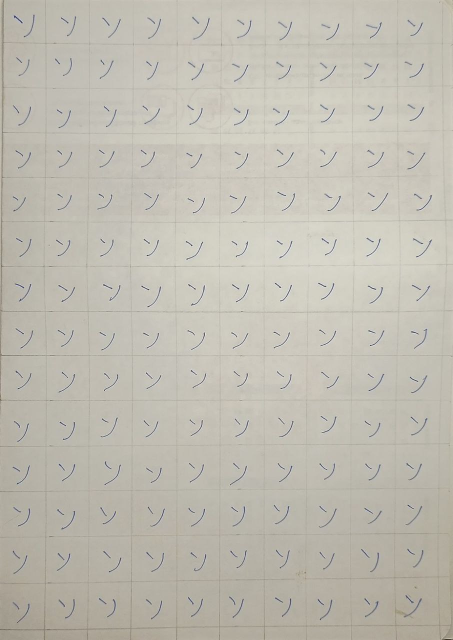
#> input picture lab-01/data-raw/4.jpeg, 905 x 1280 px, found by its file name (shown at 1/2 size)
$ jupyter execute data-raw-to-prepared-4.ipynb
#> lines starting #> are read from the running program, lines starting #| are printed output that depends on the picture; after the words box and inside, x2 and y2 are one past the last pixel; in counts of white or black regions, pixels touching at a corner belong together
[cell 1]
import os

import cv2
import numpy as np
from matplotlib import pyplot as plt

plt.rcParams['figure.dpi'] = 250
plt.rcParams['savefig.dpi'] = 250

[cell 2]
file_name = './data-raw/4.jpeg'
source_img = cv2.imread(file_name, cv2.IMREAD_COLOR)
#> source_img is the input picture: shape (1280, 905, 3); mean B, G, R 177.7, 188.5, 191.9
plt.imshow(source_img)

[cell 3]
img = cv2.cvtColor(source_img, cv2.COLOR_BGR2GRAY)
h, w = img.shape
#> h = 1280; w = 905
plt.imshow(img, cmap='gray')

[cell 4]
_, img_bin = cv2.threshold(img, 150, 255, cv2.THRESH_BINARY_INV)
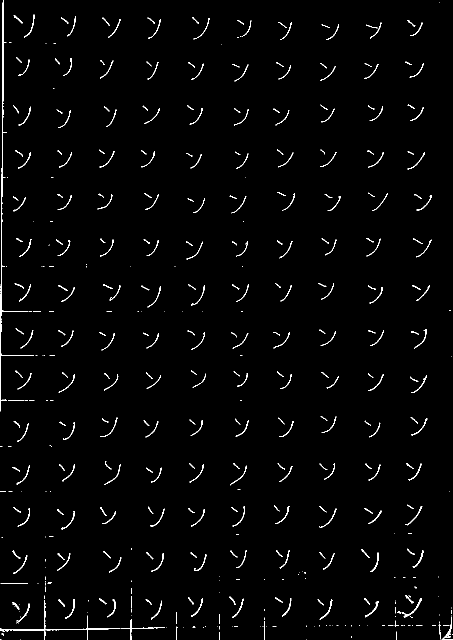
#> img_bin: shape (1280, 905) (shown at 1/2 size); 1.7% white in thin lines or dots
plt.imshow(img_bin, cmap='gray')

[cell 5]
cropped = img_bin[1150:h, 0:100]
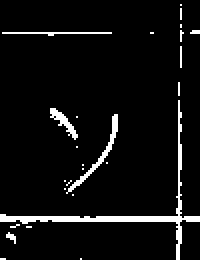
#> cropped: shape (130, 100) (shown 2 times larger); 5.8% white in thin lines or dots

plt.rcParams['figure.dpi'] = 150
plt.rcParams['savefig.dpi'] = 150

plt.imshow(cropped, cmap='gray')

[cell 6]
# чистим грязь
kernel = np.ones((2,2), np.uint8)
cropped = cv2.morphologyEx(cropped, cv2.MORPH_OPEN, kernel)
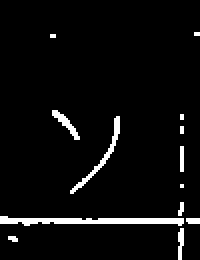
#> cropped: shape (130, 100) (shown 2 times larger); 4.6% white; 13 white regions (7 under 20 px), largest, box (x1, y1, x2, y2) and area: (0, 108, 92, 113) 274, (35, 58, 60, 97) 116, (26, 55, 40, 70) 63, (89, 114, 92, 130) 37, (90, 73, 92, 86) 26, (93, 109, 100, 112) 20
plt.imshow(cropped, cmap='gray')

[cell 7]
cropped_only_symbol = cropped[40:100, 15:70]
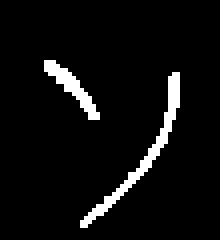
#> cropped_only_symbol: shape (60, 55) (shown 4 times larger); 5.4% white in thin lines or dots, all inside (x1, y1, x2, y2) = (11, 15, 45, 57)
plt.imshow(cropped_only_symbol, cmap='gray')

[cell 8]
cleaned_cropped = np.zeros(cropped.shape, dtype="uint8")
cleaned_cropped[40:100, 15:70] = cropped_only_symbol
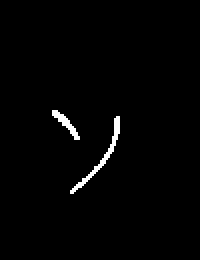
#> cleaned_cropped: shape (130, 100) (shown 2 times larger); 1.4% white in thin lines or dots, all inside (x1, y1, x2, y2) = (26, 55, 60, 97)
plt.imshow(cleaned_cropped, cmap='gray')

[cell 9]
img_bin[1150:h, 0:100] = cleaned_cropped
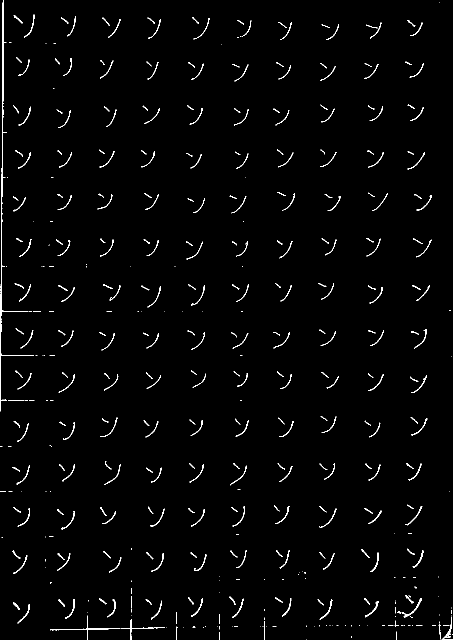
#> img_bin: shape (1280, 905) (shown at 1/2 size); 1.7% white in thin lines or dots

plt.rcParams['figure.dpi'] = 250
plt.rcParams['savefig.dpi'] = 250
plt.imshow(img_bin, cmap='gray')

[cell 10]
img_bin = cv2.morphologyEx(img_bin, cv2.MORPH_CLOSE, kernel=np.ones((2,2), np.uint8), iterations=3)
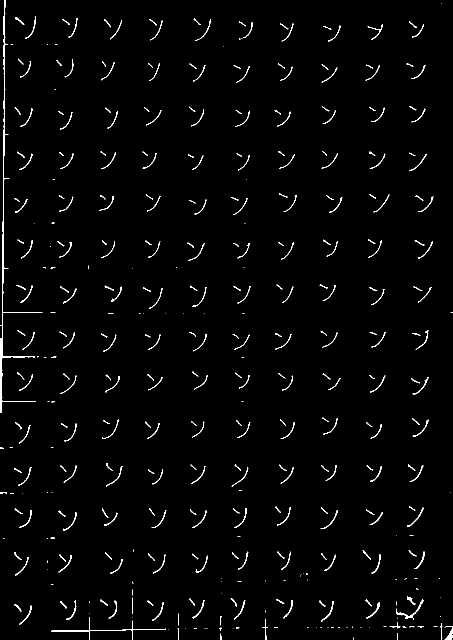
#> img_bin: shape (1280, 905) (shown at 1/2 size); 1.7% white in thin lines or dots
plt.imshow(img_bin, cmap='gray')

[cell 11]
cropped = img_bin[1150:, 780:]
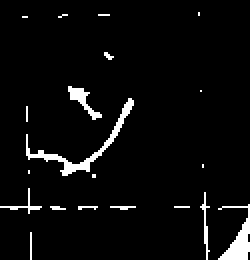
#> cropped: shape (130, 125) (shown 2 times larger); 4.5% white; 20 white regions (15 under 20 px), largest, box (x1, y1, x2, y2) and area: (13, 49, 67, 88) 254, (109, 102, 125, 130) 182, (34, 43, 51, 60) 92, (100, 96, 105, 130) 50, (0, 94, 21, 107) 42

plt.rcParams['figure.dpi'] = 150
plt.rcParams['savefig.dpi'] = 150

plt.imshow(cropped, cmap='gray')

[cell 12]
# чистим грязь
kernel = np.ones((2,2), np.uint8)
cropped = cv2.morphologyEx(cropped, cv2.MORPH_OPEN, kernel)
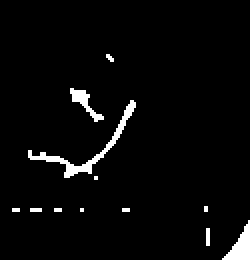
#> cropped: shape (130, 125) (shown 2 times larger); 3.4% white; 12 white regions (9 under 20 px), largest, box (x1, y1, x2, y2) and area: (14, 50, 68, 89) 244, (111, 110, 125, 130) 132, (35, 44, 52, 61) 91
plt.imshow(cropped, cmap='gray')

[cell 13]
img_bin[1150:, 780:] = cropped
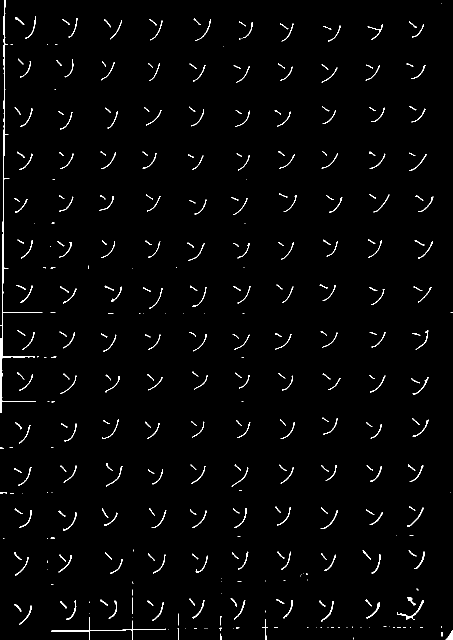
#> img_bin: shape (1280, 905) (shown at 1/2 size); 1.7% white in thin lines or dots

[cell 14]
cv2.imwrite('./data-prepared/4.jpg', img_bin)
#> Out = True
